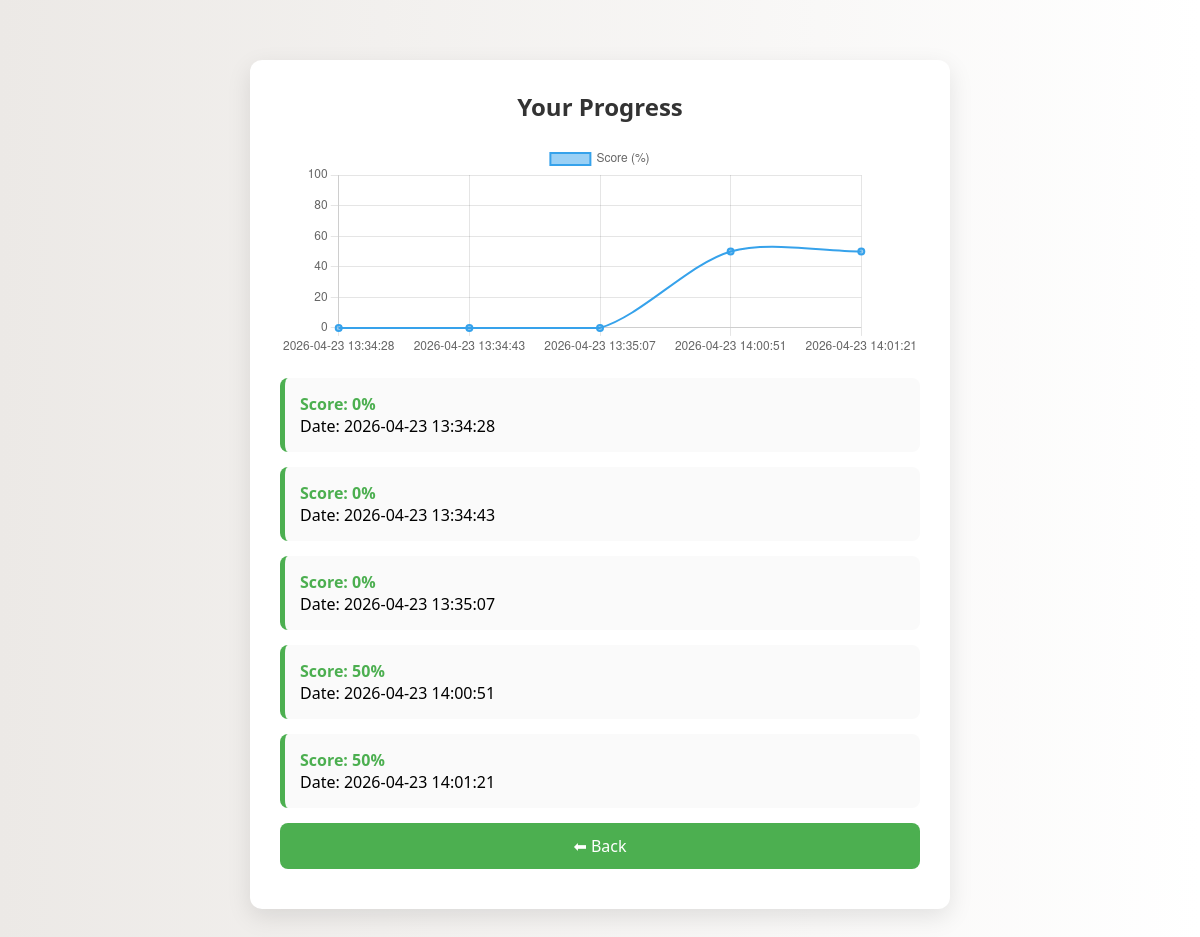
Page /progress (signed in) on the committed database.
### tables this page shows
CREATE TABLE results (
    id INTEGER PRIMARY KEY AUTOINCREMENT,
    user_id INTEGER,
    score INTEGER,
    date TIMESTAMP DEFAULT CURRENT_TIMESTAMP,
    FOREIGN KEY(user_id) REFERENCES users(id)
);

### app.py (the view)
@app.route("/progress")
def progress():
    if "user_id" not in session:
        return redirect("/login")
    conn = get_db_connection()
    results = conn.execute(
        "SELECT * FROM results WHERE user_id = ? ORDER BY date",
        (session["user_id"],)
    ).fetchall()
    scores = [r["score"] for r in results]
    dates = [r["date"] for r in results]
    return render_template(
        "progress.html",
        results=results,
        scores=scores,
        dates=dates
    )

### database.py (called while the page is built)
def get_db_connection():
    conn = sqlite3.connect('users.db')
    conn.row_factory = sqlite3.Row
    return conn

### templates/progress.html (shortened to what this page needs)
<!DOCTYPE html>
<html>
<head>
  <link rel="stylesheet" href="{{ url_for('static', filename='style.css') }}">
</head>
<body>
  <div class="container">
    <h2>Your Progress</h2>
    <canvas id="scoreChart" height="100"></canvas>
    <br>
    {% if results %}
      {% for r in results %}
        <div class="card">
          <p class="score">Score: {{ r['score'] }}%</p>
          <p>Date: {{ r['date'] }}</p>
        </div>
      {% endfor %}
    {% else %}
      <p>No tests taken yet.</p>
    {% endif %}
    <a href="/dashboard" class="btn">⬅ Back</a>
  </div>
 <script>
document.addEventListener("DOMContentLoaded", function () {
  const scoreData = {{ scores | tojson }};
  const dateData = {{ dates | tojson }};
  const canvas = document.getElementById('scoreChart');
  if (!canvas) return;
  const ctx = canvas.getContext('2d');
  new Chart(ctx, {
    type: 'line',
    data: {
      labels: dateData,
      datasets: [{
        label: 'Score (%)',
        data: scoreData,
        borderWidth: 2,
        tension: 0.3
      }]
    },
    options: {
      scales: {
        y: {
          beginAtZero: true,
          max: 100
        }
      }
    }
  });
});
</script>
</body>
</html>

### static/style.css (style rules this page uses)
* { margin: 0; padding: 0; box-sizing: border-box; }
body { font-family: 'Segoe UI', sans-serif; background: linear-gradient(to right, #ece9e6, #ffffff); margin: 0; padding: 0; }
.container { width: 90%; max-width: 700px; margin: 60px auto; background: #fff; padding: 30px; border-radius: 12px; box-shadow: 0 8px 25px rgba(0,0,0,0.1); }
h2 { text-align: center; color: #333; margin-bottom: 20px; }
a.btn { display: block; text-align: center; padding: 12px; background: #4CAF50;; color: white; text-decoration: none; border-radius: 8px; margin: 10px 0; transition: 0.3s; }
.card { background: #fafafa; padding: 15px; border-radius: 8px; margin-bottom: 15px; border-left: 5px solid #4CAF50; }
.score { font-weight: bold; color: #4CAF50; }

### rows in the picture
results: score "0", date "2026-04-23 13:34:28"
results: score "0", date "2026-04-23 13:34:43"
results: score "0", date "2026-04-23 13:35:07"
results: score "50", date "2026-04-23 14:00:51"
results: score "50", date "2026-04-23 14:01:21"

### other values in the picture
chart data {{ scores | tojson }} [0, 0, 0, 50, 50]
